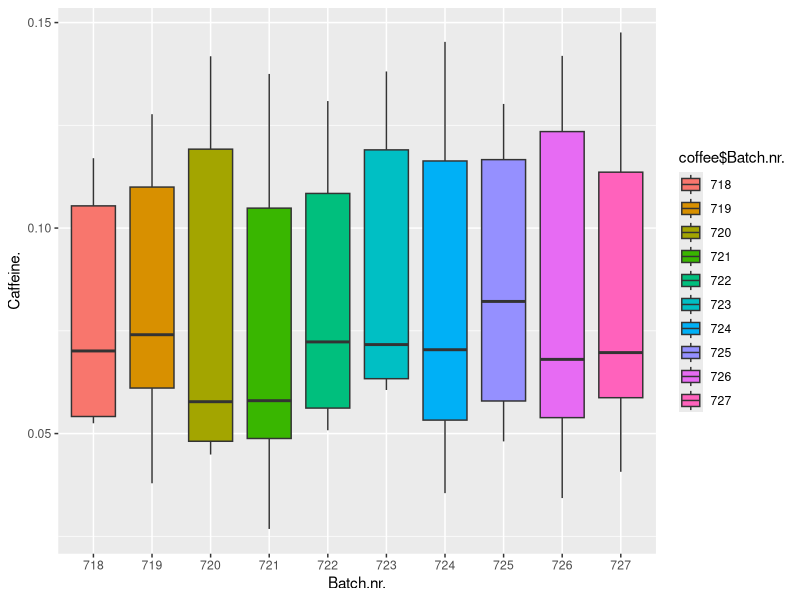

Write the R code that produced this figure.
# Title     : Practice visualizations
# Objective : Simple Boxplot
# Created by: oscarhernandezlopez
# Created on: 24/06/21

require(ggplot2)

coffee<-read.csv("Caffeine-3-Table 1.csv",
               header = TRUE,
               sep = ",",
               stringsAsFactors = FALSE,
               skip = 7) [ ,1:3]

#Is batch also an factor influence factor for caffeine
# percentage? and if it is what batch is the best to produce
#decaffeine coffee

coffee$Batch.nr. <- as.factor(coffee$Batch.nr.)

ggplot(coffee, aes(x=Batch.nr., y=Caffeine., fill=coffee$Batch.nr.)) +
  geom_boxplot()
#From the Boxplot there is no difference. Not a single batch
#is cumplying with the norm of 0.1% percentage
